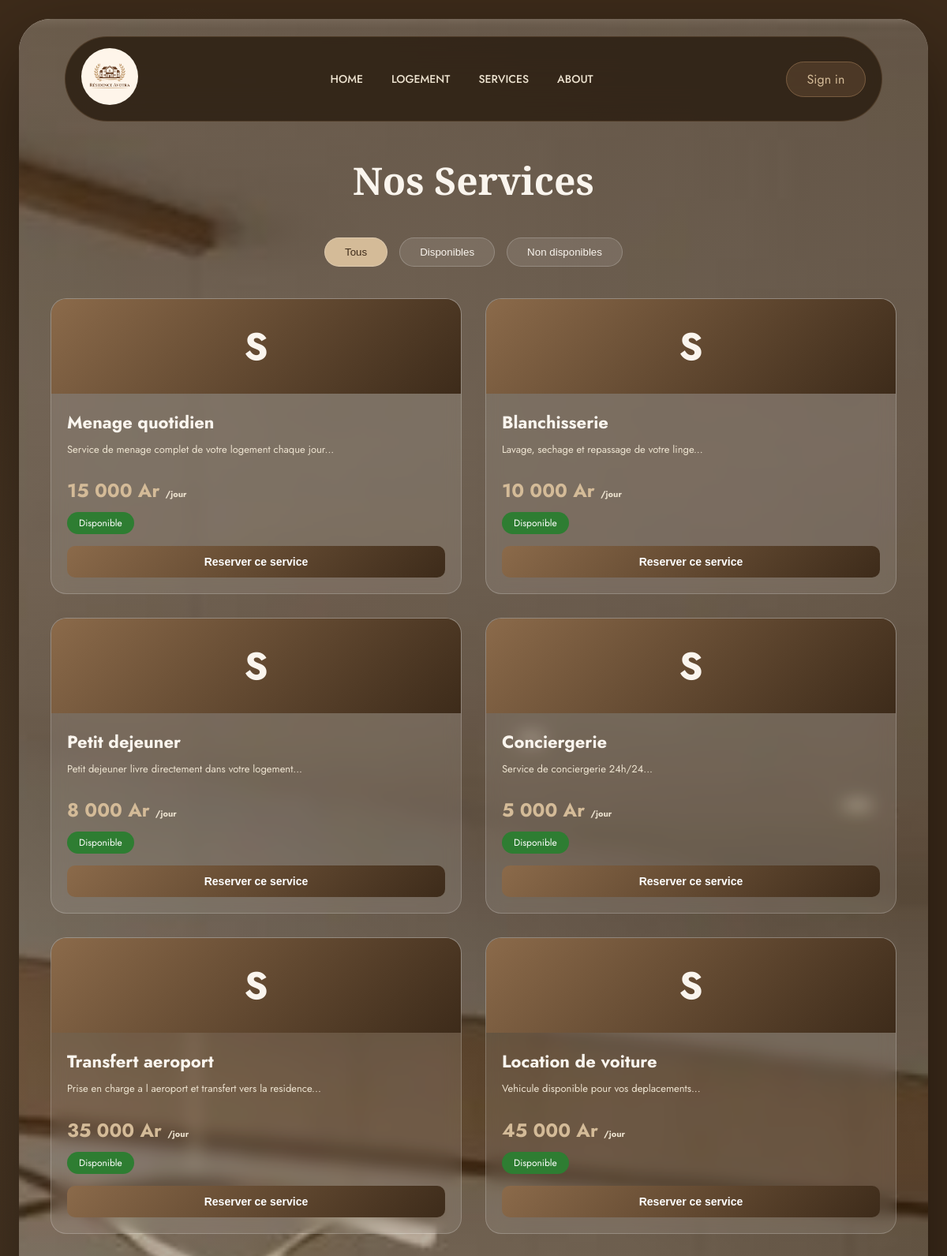
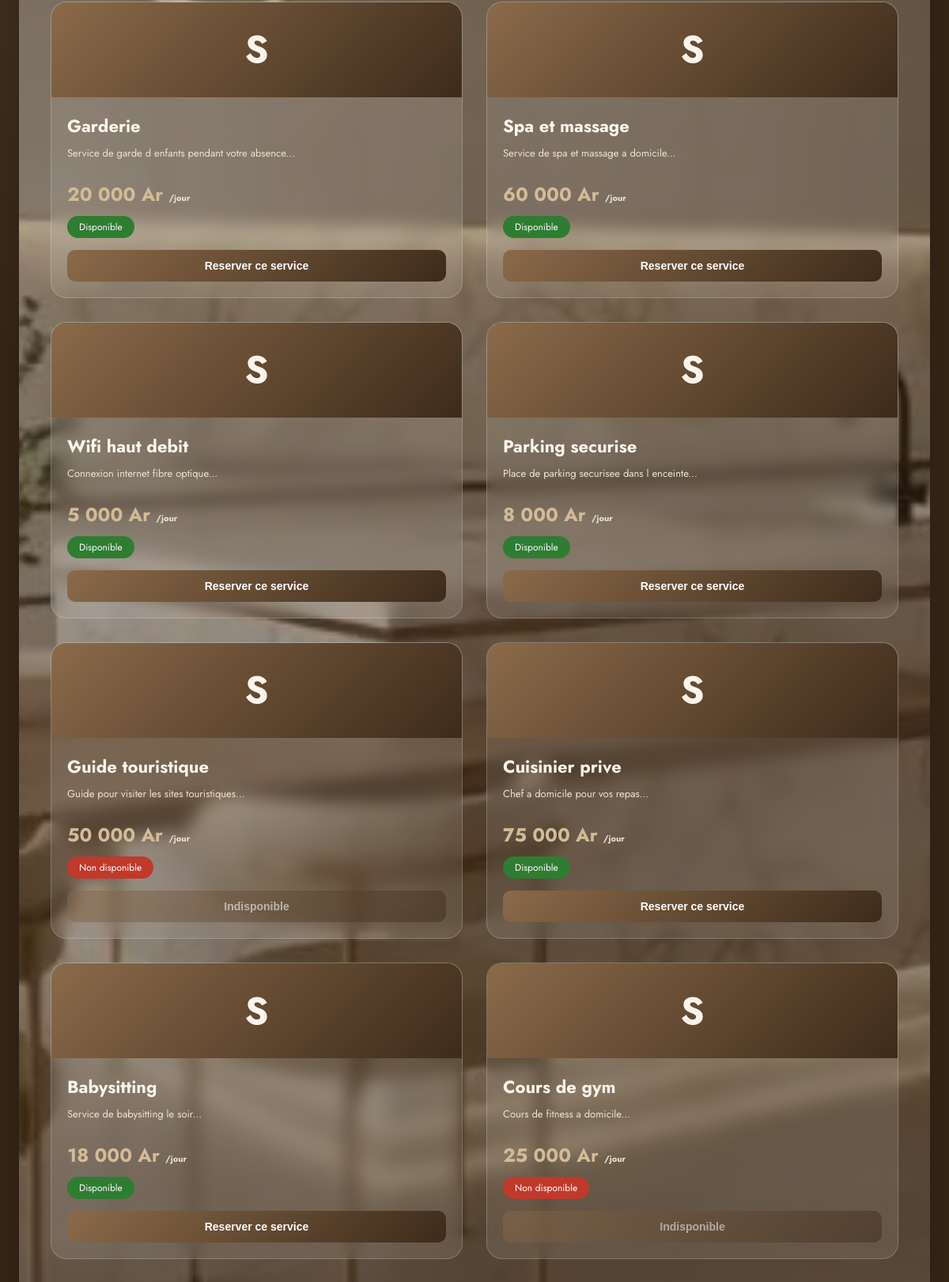
/Service.php (upper part), run on the app's committed database (2 pictures, top to bottom).
### tables this page shows
CREATE TABLE IF NOT EXISTS service (
    id_service INT AUTO_INCREMENT PRIMARY KEY,
    nom VARCHAR(100) NOT NULL,
    description TEXT NOT NULL,
    statut ENUM('disponible', 'non_disponible') DEFAULT 'disponible',
    prix DECIMAL(10,2) NOT NULL,
    created_at TIMESTAMP DEFAULT CURRENT_TIMESTAMP
);

### Service.php (the view, shortened to what this page needs)
<?php
    require 'config.php';
    $estConnecte = isset($_SESSION['user_id']);
    $stmt = $pdo->query("SELECT * FROM service ORDER BY id_service");
    $services = $stmt->fetchAll(PDO::FETCH_ASSOC);
?>
<!DOCTYPE html>
<html lang="fr">
    <head>
        <link rel="stylesheet" href="Service.css">
    </head>
    <body>
        <section class="card">
            <header>
                <nav class="nav">
                    <div>
                        <img src="img/LogodeResidenceAvotra.png" alt="Residence Avotra">
                    </div>
                    <div class="nav-links">
                        <a href="Home.php">Home</a>
                        <a href="Logement.php">Logement</a>
                        <a href="Service.php">Services</a>
                        <a href="About.php">About</a>
                    </div>
                    <?php if($estConnecte): ?>
                        <div class="user-menu">
                            <div class="user-avatar">
                                <?php echo substr($_SESSION['prenom'], 0, 1); ?>
                            </div>
                            <div class="user-dropdown">
                                <span><?php echo htmlspecialchars($_SESSION['prenom'] . ' ' . $_SESSION['nom']); ?></span>
                                <a href="mon_profil.php">Mon profil</a>
                                <a href="mes_reservations.php">Mes reservations</a>
                                <a href="logout.php">Deconnexion</a>
                            </div>
                        </div>
                    <?php else: ?>
                        <div class="sign-in">
                            <a href="Login.php">Sign in</a>
                        </div>
                    <?php endif; ?>
                </nav>
            </header>
            <div class="services-container">
                <h1 class="services-title">Nos Services</h1>
                <div class="filtres">
                    <button class="filtre-btn active" data-filter="all">Tous</button>
                    <button class="filtre-btn" data-filter="disponible">Disponibles</button>
                    <button class="filtre-btn" data-filter="non_disponible">Non disponibles</button>
                </div>
                <div class="services-grid" id="servicesGrid">
                    <?php foreach($services as $service): ?>
                        <div class="service-card" data-statut="<?php echo $service['statut']; ?>">
                            <div class="service-icon">
                                <span class="service-icon-text">S</span>
                            </div>
                            <div class="service-info">
                                <div class="service-nom"><?php echo htmlspecialchars($service['nom']); ?></div>
                                <div class="service-description">
                                    <?php echo htmlspecialchars(substr($service['description'], 0, 80)) . '...'; ?>
                                </div>
                                <div class="service-prix">
                                    <?php echo number_format($service['prix'], 0, ',', ' '); ?> Ar
                                    <small>/jour</small>
                                </div>
                                <?php if($service['statut'] === 'disponible'): ?>
                                    <div class="service-statut statut-disponible">Disponible</div>
                                <?php else: ?>
                                    <div class="service-statut statut-non-disponible">Non disponible</div>
                                <?php endif; ?>
                                <button class="btn-reserver-service"
                                        onclick="reserverService(<?php echo $service['id_service']; ?>)"
                                        <?php echo ($service['statut'] !== 'disponible') ? 'disabled' : ''; ?>>
                                    <?php echo ($service['statut'] === 'disponible') ? 'Reserver ce service' : 'Indisponible'; ?>
                                </button>
                            </div>
                        </div>
                    <?php endforeach; ?>
                </div>
            </div>
        </section>
    </body>
</html>

### Service.css (style rules this page uses)
* { margin: 0; padding: 0; box-sizing: border-box; }
:root { --cream: #faf5ee; --beige: #ede3d0; --sand: #d4bb98; --brown: #8b6a4a; --dark: #3d2b1a; --ink: #2b1e12; --glass: rgba(250, 245, 238, 0.18); --glass-md: rgba(250, 245, 238, 0.38); }
body { min-height: 100vh; font-family: 'Jost', sans-serif; background: var(--dark); position: relative; }
body::before { content: ''; position: fixed; inset: 0; background: radial-gradient(ellipse 60% 50% at 20% 30%, rgba(196,168,130,0.25) 0%, transparent 60%), radial-gradient(ellipse 50% 60% at 80% 70%, rgba(61,43,26,0.9) 0%, transparent 65%), #3d2b1a; z-index: -1; }
.card { position: fixed; top: 24px; left: 24px; right: 24px; bottom: 24px; border-radius: 40px; box-shadow: 0 2px 0 rgba(255,255,255,0.08) inset, 0 40px 100px rgba(0,0,0,0.45); background-image: url("img/cuisine.jpg"); background-repeat: no-repeat; background-size: cover; background-position: center; overflow-y: auto; overflow-x: hidden; z-index: 1; display: flex; flex-direction: column; }
.card::before { content: ''; position: absolute; inset: 0; border-radius: inherit; background: linear-gradient(160deg, rgba(61,43,26,0.62) 0%, rgba(61,43,26,0.35) 45%, rgba(61,43,26,0.72) 100%); z-index: -1; }
header { flex-shrink: 0; margin: 22px auto; padding: 14px 20px; border-radius: 80px; background: rgba(38, 25, 12, 0.78); backdrop-filter: blur(20px); border: 1px solid rgba(139,106,74,0.3); width: 90%; max-width: 1300px; position: sticky; top: 20px; z-index: 100; }
.nav { display: flex; align-items: center; justify-content: space-between; gap: 24px; }
.nav > div:first-child img { width: 72px; height: 72px; border-radius: 50%; object-fit: cover; }
.nav-links { display: flex; gap: 36px; flex: 1; justify-content: center; }
.nav-links a { text-decoration: none; color: var(--beige); font-size: 14px; font-weight: 500; text-transform: uppercase; transition: color 0.25s; }
.sign-in a { text-decoration: none; color: var(--sand); padding: 10px 26px; border-radius: 50px; border: 1.5px solid rgba(139,106,74,0.7); background: rgba(139,106,74,0.28); }
.services-container { flex: 1; padding: 20px 40px 60px 40px; max-width: 1400px; margin: 0 auto; width: 100%; }
.services-title { text-align: center; color: var(--cream); font-family: 'Cormorant Garamond', serif; font-size: 48px; margin-bottom: 40px; }
.filtres { display: flex; gap: 15px; justify-content: center; margin-bottom: 40px; flex-wrap: wrap; }
.filtre-btn { padding: 10px 25px; background: rgba(255,255,255,0.1); border: 1px solid rgba(255,255,255,0.2); border-radius: 30px; color: var(--cream); cursor: pointer; transition: all 0.3s; }
.filtre-btn:hover, .filtre-btn.active { background: var(--sand); color: var(--dark); }
.services-grid { display: grid; grid-template-columns: repeat(auto-fill, minmax(350px, 1fr)); gap: 30px; padding-bottom: 30px; }
.service-card { background: rgba(255,255,255,0.1); backdrop-filter: blur(10px); border-radius: 20px; overflow: hidden; transition: transform 0.3s; border: 1px solid rgba(255,255,255,0.2); display: flex; flex-direction: column; }
.service-icon { height: 120px; background: linear-gradient(135deg, #8B6A4A, #3d2b1a); display: flex; align-items: center; justify-content: center; }
.service-icon-text { font-size: 48px; font-weight: bold; color: var(--cream); }
.service-info { padding: 20px; flex: 1; display: flex; flex-direction: column; }
.service-nom { font-size: 22px; font-weight: bold; color: var(--cream); margin-bottom: 10px; }
.service-description { color: var(--beige); font-size: 13px; margin-bottom: 15px; line-height: 1.4; }
.service-prix { font-size: 24px; font-weight: bold; color: var(--sand); margin: 10px 0; }
.service-prix small { font-size: 11px; color: var(--beige); }
.service-statut { display: inline-block; padding: 5px 15px; border-radius: 20px; font-size: 12px; margin-bottom: 15px; align-self: flex-start; }
.statut-disponible { background: #2e7d32; color: white; }
.statut-non-disponible { background: #c0392b; color: white; }
.btn-reserver-service { width: 100%; padding: 12px; background: linear-gradient(135deg, #8B6A4A, #3d2b1a); border: none; border-radius: 10px; color: white; font-size: 14px; cursor: pointer; font-weight: 600; margin-top: auto; transition: transform 0.2s; }
.btn-reserver-service:disabled { opacity: 0.5; cursor: not-allowed; transform: none; }

### data on the page
service: nom "Menage quotidien", description "Service de menage complet de votre logement chaque jour", prix "15 000", statut "Disponible"
service: nom "Blanchisserie", description "Lavage, sechage et repassage de votre linge", prix "10 000", statut "Disponible"
service: nom "Petit dejeuner", description "Petit dejeuner livre directement dans votre logement", prix "8 000", statut "Disponible"
service: nom "Conciergerie", description "Service de conciergerie 24h/24", prix "5 000", statut "Disponible"
service: nom "Transfert aeroport", description "Prise en charge a l aeroport et transfert vers la residence", prix "35 000", statut "Disponible"
service: nom "Location de voiture", description "Vehicule disponible pour vos deplacements", prix "45 000", statut "Disponible"
service: nom "Garderie", description "Service de garde d enfants pendant votre absence", prix "20 000", statut "Disponible"
service: nom "Spa et massage", description "Service de spa et massage a domicile", prix "60 000", statut "Disponible"
service: nom "Wifi haut debit", description "Connexion internet fibre optique", prix "5 000", statut "Disponible"
service: nom "Parking securise", description "Place de parking securisee dans l enceinte", prix "8 000", statut "Disponible"
service: nom "Guide touristique", description "Guide pour visiter les sites touristiques", prix "50 000", statut "Non disponible"
service: nom "Cuisinier prive", description "Chef a domicile pour vos repas", prix "75 000", statut "Disponible"
service: nom "Babysitting", description "Service de babysitting le soir", prix "18 000", statut "Disponible"
service: nom "Cours de gym", description "Cours de fitness a domicile", prix "25 000", statut "Non disponible"
